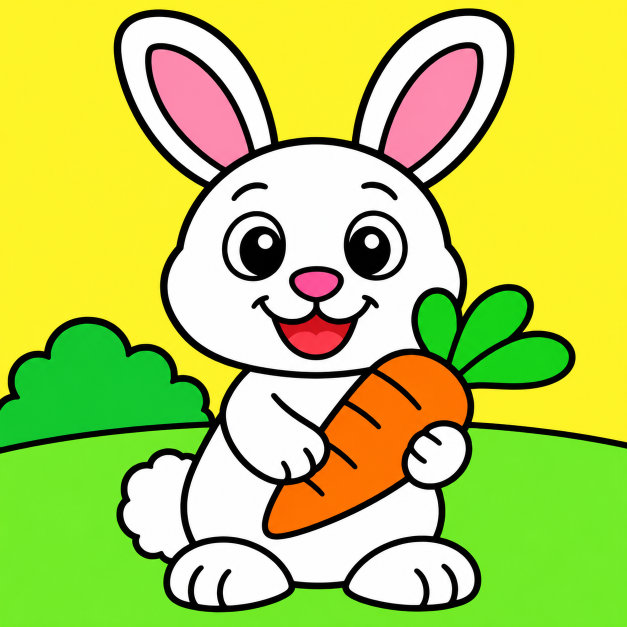
#> input picture pictures/animals/cute_bunny.png, 1254 x 1254 px (shown at 1/2 size); its folder holds only this picture in this run
$ python build_catalog.py
#> lines starting #> are read from the running program, lines starting #| are printed output that depends on the picture
#!/usr/bin/env python3
"""Prepares uploaded pictures for the Color Splash app.

Run by the GitHub Action after every change under pictures/. For each PNG or
JPG in pictures/<category>/ it:
  * fixes the name (lowercase, words joined by "_"),
  * shrinks it to 1024 px and saves it as WebP next to it,
  * moves the original to originals/<category>/ (the app never downloads it).
Then it writes catalog.json, the list the app reads. Pictures named in
free.txt are free; every other picture is locked in the app.

    python3 tools/build_catalog.py

Needs Pillow (pip3 install pillow).
"""

import hashlib
import json
import pathlib
import re
import shutil
import sys

from PIL import Image

ROOT = pathlib.Path(__file__).resolve().parent.parent
PICTURES = ROOT / 'pictures'
ORIGINALS = ROOT / 'originals'
CATALOG = ROOT / 'catalog.json'
FREE = ROOT / 'free.txt'

MAX_SIDE = 1024
QUALITY = 95
SOURCE_TYPES = {'.png', '.jpg', '.jpeg'}


def clean(name: str) -> str:
    """`Happy Lion (2)` -> `happy_lion_2`."""
    return re.sub(r'[^a-z0-9]+', '_', name.lower()).strip('_')


def convert(path: pathlib.Path, target: pathlib.Path) -> None:
    image = Image.open(path)
#> image is the input picture: PIL image 1254x1254 RGB; mean R, G, B 186.3, 204.6, 90.5
    image = image.convert('RGBA' if 'A' in image.getbands() else 'RGB')
    if image.mode == 'RGBA':
        # Generated art often leaves the subject at alpha 250-254.
        image.putalpha(image.getchannel('A').point(lambda a: 255 if a >= 245 else a))
    if max(image.size) > MAX_SIDE:
        scale = MAX_SIDE / max(image.size)
#> scale = 0.817
        image = image.resize((round(image.width * scale), round(image.height * scale)), Image.LANCZOS)
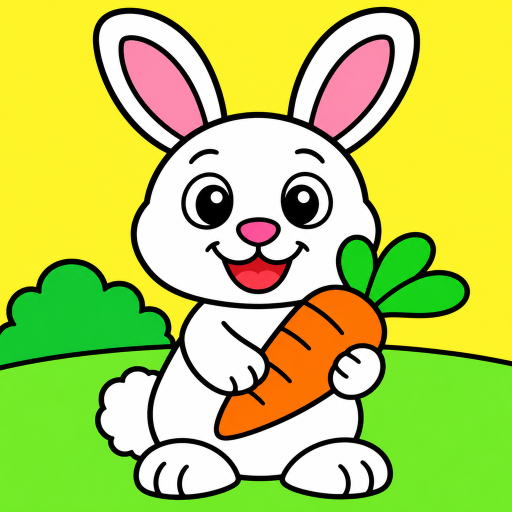
#> image: PIL image 1024x1024 RGB (shown at 1/2 size); mean R, G, B 186.3, 204.6, 90.5
    target.parent.mkdir(parents=True, exist_ok=True)
    image.save(target, 'WEBP', quality=QUALITY, method=6)


def prepare() -> bool:
    ok = True
    for path in sorted(PICTURES.glob('*/*')):
        if not path.is_file() or path.name.startswith('.'):
            continue
        category, name, suffix = clean(path.parent.name), clean(path.stem), path.suffix.lower()
        if not category or not name:
            print(f'SKIPPED {path.relative_to(ROOT)}: the name needs letters or numbers')
            ok = False
            continue
        target = PICTURES / category / f'{name}.webp'
        if suffix in SOURCE_TYPES:
            try:
                convert(path, target)
            except Exception as error:  # A broken or non-image upload.
                print(f'SKIPPED {path.relative_to(ROOT)}: not a readable picture ({error})')
                ok = False
                continue
            original = ORIGINALS / category / f'{name}{suffix}'
            original.parent.mkdir(parents=True, exist_ok=True)
            shutil.move(path, original)
            print(f'ADDED   {target.relative_to(ROOT)}  {target.stat().st_size // 1024} KB')
        elif suffix == '.webp' and path != target:
            target.parent.mkdir(parents=True, exist_ok=True)
            shutil.move(path, target)
            print(f'RENAMED {path.relative_to(ROOT)} -> {target.relative_to(ROOT)}')
        elif suffix != '.webp':
            print(f'SKIPPED {path.relative_to(ROOT)}: upload PNG or JPG pictures only')
            ok = False
#> pass 2 of the loop in prepare, `for path in sorted(PICTURES.glob('*/*')):`:
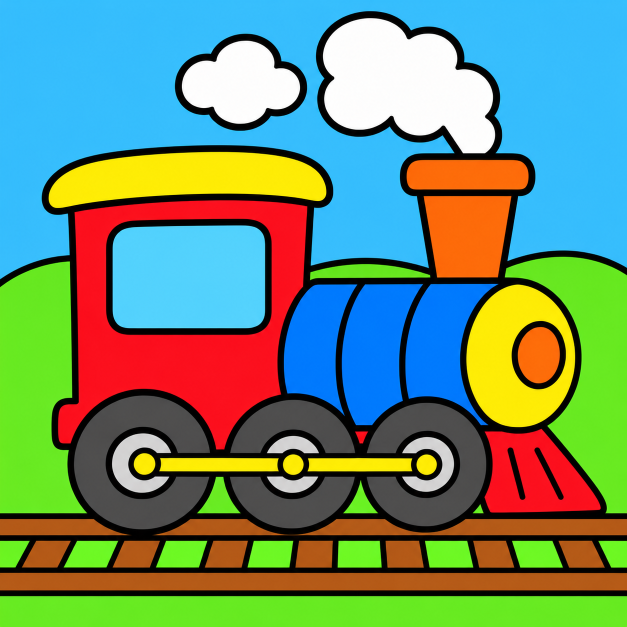
#> input picture pictures/vehicles/little_train.png, 1254 x 1254 px (shown at 1/2 size)
#> in convert, image is the input picture: PIL image 1254x1254 RGB; mean R, G, B 108.6, 142.1, 114.3
#> in convert (call 2), `image = image.resize((round(image.width * scale), round(image.height *..`:
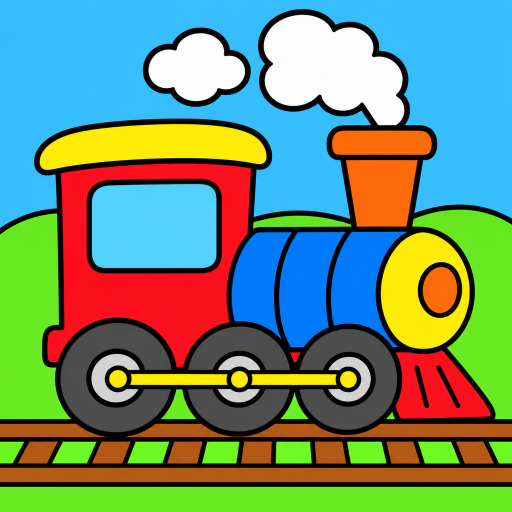
#> image: PIL image 1024x1024 RGB (shown at 1/2 size); mean R, G, B 108.6, 142.1, 114.4
    # Folders emptied by renaming.
    for folder in PICTURES.iterdir():
        if folder.is_dir() and not any(folder.iterdir()):
            folder.rmdir()
#> pass 2 of the loop in prepare, `for folder in PICTURES.iterdir():`:
    return ok


def read_free() -> set:
    """`animals/happy_lion` lines; `#` starts a comment."""
    if not FREE.exists():
        return set()
    free = set()
    for line in FREE.read_text().splitlines():
        line = line.split('#')[0].strip().removesuffix('.png').removesuffix('.webp')
        if '/' in line:
            category, name = line.split('/', 1)
            free.add(f'{clean(category)}/{clean(name)}')
    return free


def write_catalog() -> bool:
    free = read_free()
    pictures = []
    for path in sorted(PICTURES.glob('*/*.webp')):
        entry = {
            'category': path.parent.name,
            'name': path.stem,
            'path': path.relative_to(ROOT).as_posix(),
            'hash': hashlib.sha256(path.read_bytes()).hexdigest()[:16],
        }
        if f'{path.parent.name}/{path.stem}' in free:
            entry['free'] = True
        pictures.append(entry)
#> pass 2 of the loop in write_catalog, `for path in sorted(PICTURES.glob('*/*.webp')):`:
    CATALOG.write_text(json.dumps({'version': 1, 'pictures': pictures}, indent=2) + '\n')
    listed = {f"{p['category']}/{p['name']}" for p in pictures}
    for missing in sorted(free - listed):
        print(f'free.txt: no picture called {missing}')
    print(f'catalog.json lists {len(pictures)} pictures, {sum(1 for p in pictures if p.get("free"))} free')
    return not (free - listed)


if __name__ == '__main__':
    ok = prepare()
    ok = write_catalog() and ok
    # Fail the Action so a skipped upload shows a red cross on GitHub.
    sys.exit(0 if ok else 1)
#> (the program exits here)
